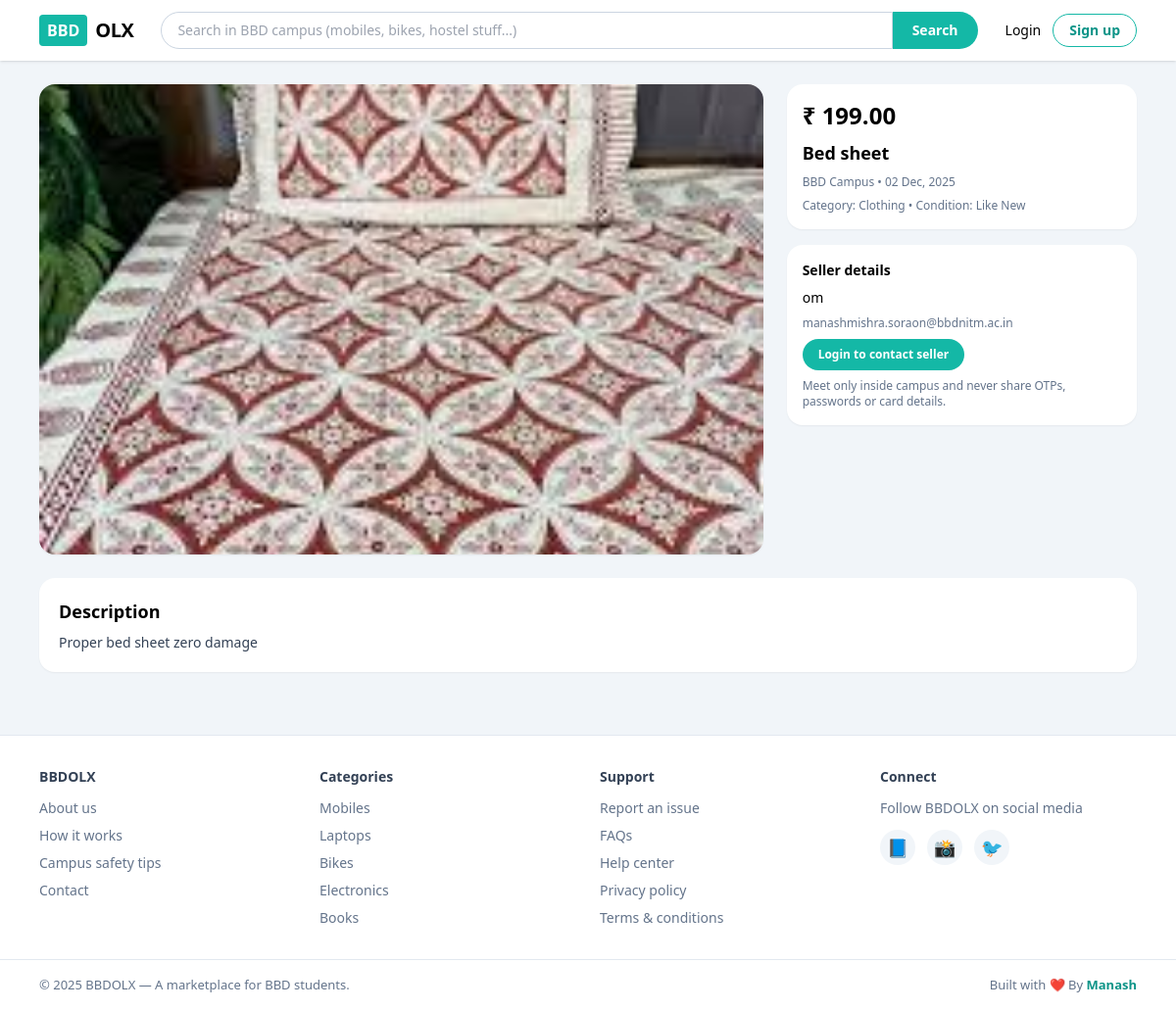
The app's page /product/11/ with its own data.
### market/models.py (models this page shows, shortened)
class Product(models.Model):
    CONDITION_CHOICES = [
        ('NEW', 'New'),
        ('LIKE_NEW', 'Like New'),
        ('USED', 'Used'),
    ]
    STATUS_CHOICES = [
        ('PENDING', 'Pending Review'),
        ('APPROVED', 'Approved'),
        ('REJECTED', 'Rejected'),
        ('SOLD', 'Sold Out'),
    ]
    title = models.CharField(max_length=200)
    description = models.TextField()
    category = models.ForeignKey(
        Category,
        on_delete=models.CASCADE,
        related_name='products'
    )
    price = models.DecimalField(max_digits=10, decimal_places=2)
    condition = models.CharField(max_length=20, choices=CONDITION_CHOICES)
    image = models.ImageField(upload_to='products/')
    owner = models.ForeignKey(
        User,
        on_delete=models.CASCADE,
        related_name='products'
    )
    city_campus = models.CharField(max_length=100, default='BBD Campus')
    created_at = models.DateTimeField(auto_now_add=True)
    is_sold = models.BooleanField(default=False)
    status = models.CharField(
        max_length=10,
        choices=STATUS_CHOICES,
        default='PENDING'
    )
    rejection_reason = models.TextField(blank=True, null=True)

class Category(models.Model):
    name = models.CharField(max_length=100, unique=True)
    slug = models.SlugField(unique=True)

### market/views.py (the view)
# urls.py: path('product/<int:pk>/', views.product_detail, name='product_detail'),
def product_detail(request, pk):
    product = get_object_or_404(Product, pk=pk)
    return render(request, "market/product_detail.html", {"product": product})

### market/context_processors.py (called while the page is built)
def notifications_processor(request):
    if request.user.is_authenticated:
        return {
            "unread_notifications": Notification.objects.filter(
                user=request.user, is_read=False
            )
        }
    return {"unread_notifications": []}

### market/templates/market/product_detail.html (shortened to what this page needs)
{% extends "market/base.html" %}
{% block content %}
<div class="grid md:grid-cols-3 gap-6">
  <div class="md:col-span-2 bg-white rounded-2xl shadow-sm overflow-hidden relative">
    <img src="{{ product.image.url }}" alt="{{ product.title }}" class="w-full object-cover max-h-[480px]">
  </div>
  <div class="space-y-4">
    <div class="bg-white rounded-2xl shadow-sm p-4 space-y-2">
      <p class="text-2xl font-semibold">₹ {{ product.price }}</p>
      <h1 class="text-lg font-semibold flex items-center gap-2">
        {{ product.title }}
      </h1>
      <p class="text-xs text-slate-500">
        {{ product.city_campus }} • {{ product.created_at|date:"d M, Y" }}
      </p>
      <p class="text-xs text-slate-500">
        Category: {{ product.category.name }} • Condition: {{ product.get_condition_display }}
      </p>
    </div>
    <div class="bg-white rounded-2xl shadow-sm p-4 space-y-2">
      <p class="text-sm font-semibold">Seller details</p>
      {% if product.owner.profile.hide_name %}
        <p class="text-sm font-medium">Hidden User</p>
      {% else %}
        <p class="text-sm font-medium">{{ product.owner.username }}</p>
      {% endif %}
      <p class="text-xs text-slate-500">{{ product.owner.email }}</p>
      {% if user.is_authenticated %}
        {% if product.owner.profile.whatsapp %}
          <p class="text-xs text-slate-500">
            WhatsApp: {{ product.owner.profile.whatsapp }}
          </p>
          {% if product.status != 'SOLD' %}
            <a href="https://wa.me/{{ product.owner.profile.whatsapp }}?text=Hi%2C%20I%20saw%20your%20BBDOLX%20ad%20for%3A%20{{ product.title|urlencode }}"
               target="_blank"
               class="inline-flex items-center gap-2 mt-2 bg-green-500 text-white px-4 py-2 rounded-full text-xs font-semibold hover:bg-green-600">
              💬 Chat on WhatsApp
            </a>
          {% endif %}
        {% else %}
          <p class="text-[11px] text-slate-500 mt-1">
            Seller hasn’t added a WhatsApp number yet.
          </p>
        {% endif %}
      {% else %}
        <a href="{% url 'login' %}"
           class="inline-flex items-center justify-center mt-2 bg-teal-500 text-white px-4 py-2 rounded-full text-xs font-semibold hover:bg-teal-600">
          Login to contact seller
        </a>
      {% endif %}
      <p class="text-xs text-slate-500 mt-2">
        Meet only inside campus and never share OTPs, passwords or card details.
      </p>
    </div>
  </div>
</div>
<div class="mt-6 bg-white rounded-2xl shadow-sm p-5">
  <h2 class="font-semibold mb-2 text-lg">Description</h2>
  <p class="text-sm text-slate-700 whitespace-pre-line">{{ product.description }}</p>
</div>
{% endblock %}

### records on screen
Product: image (picture), price "199.00", title "Bed sheet", city_campus "BBD Campus", created_at "02 Dec, 2025", category.name "Clothing", condition "Like New", owner.username "om", owner.email "manashmishra.soraon@bbdnitm.ac.in", description "Proper bed sheet zero damage"
